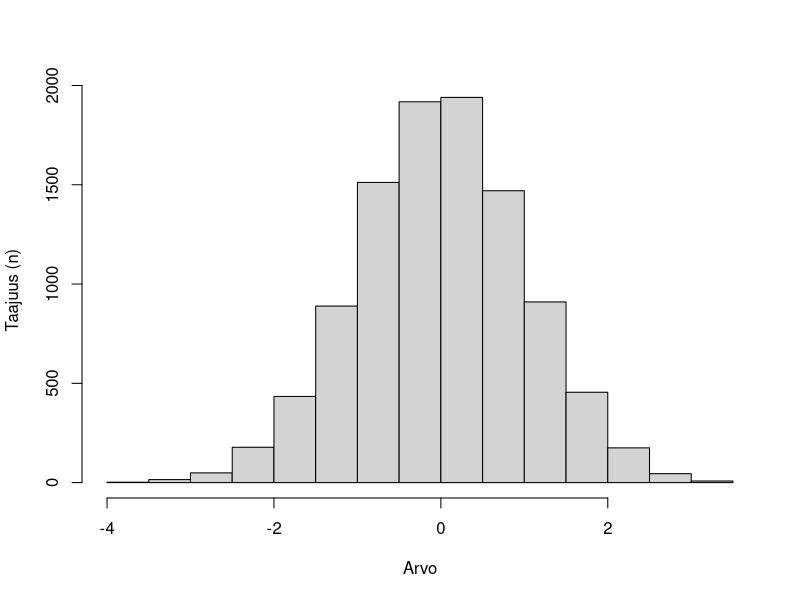
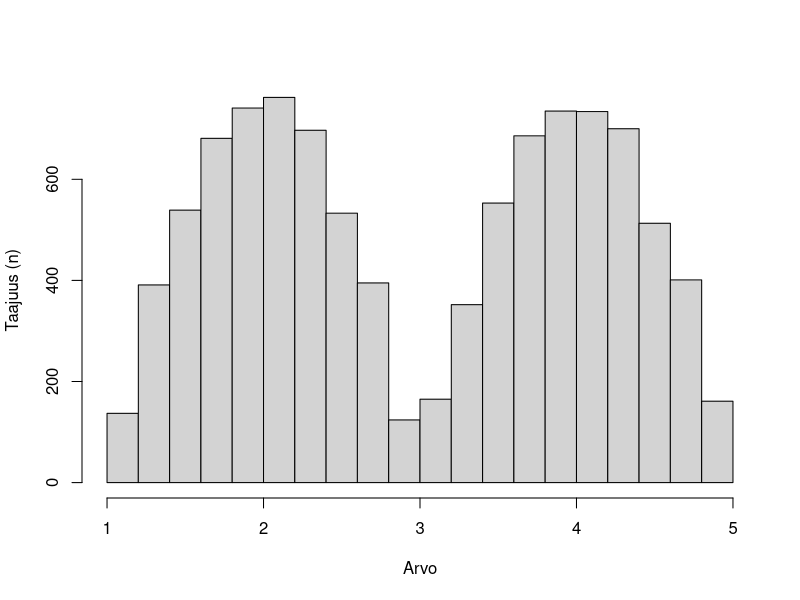
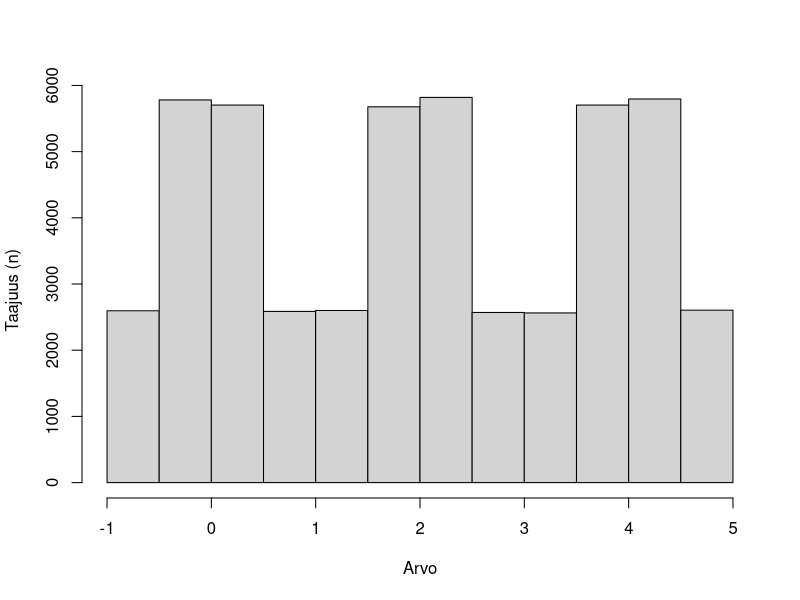
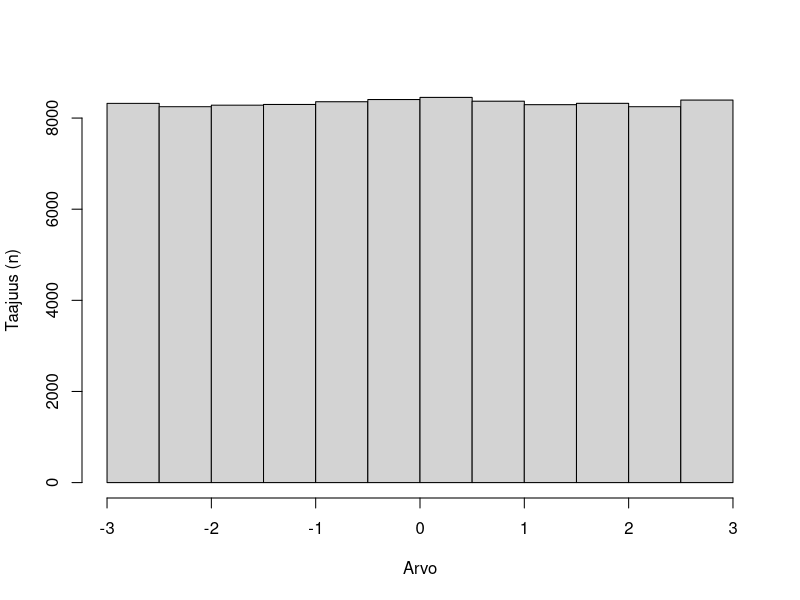
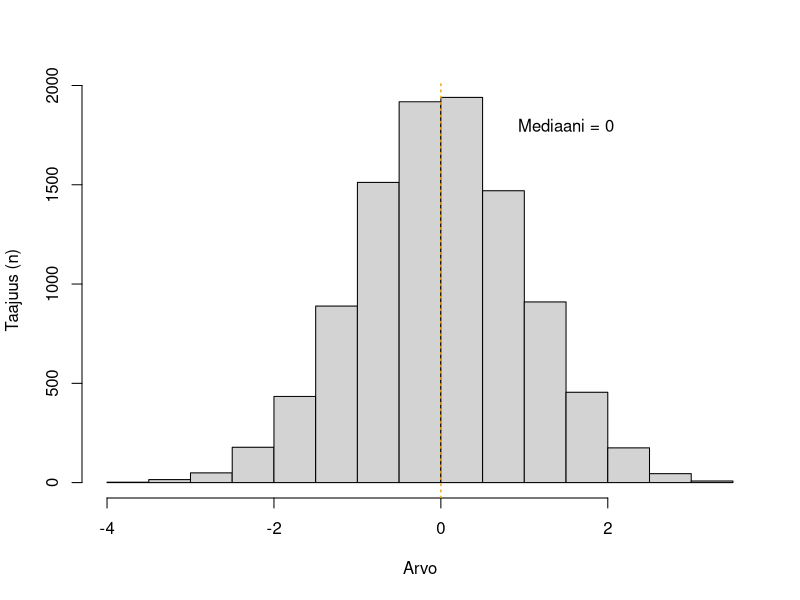
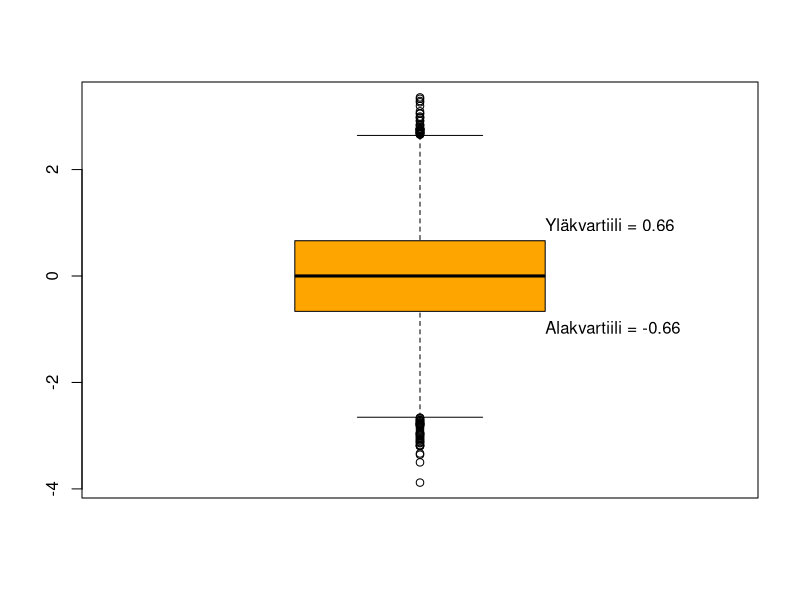
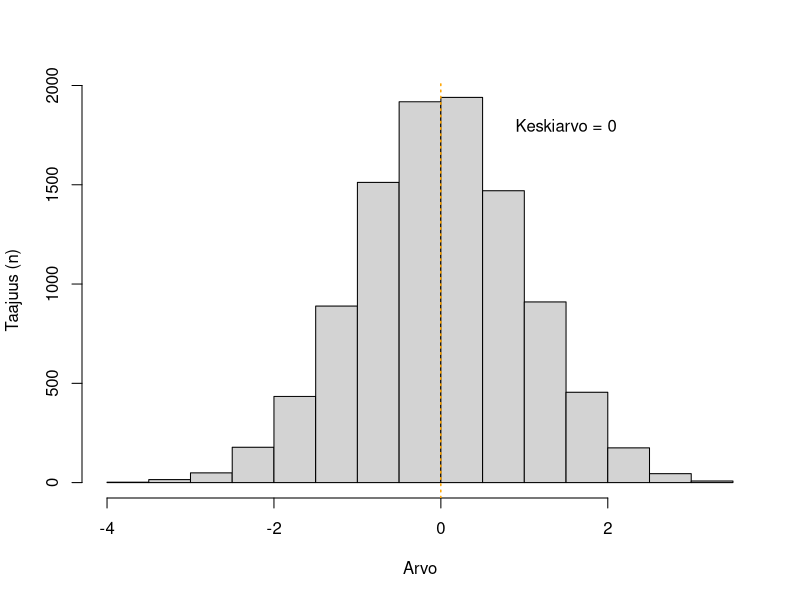
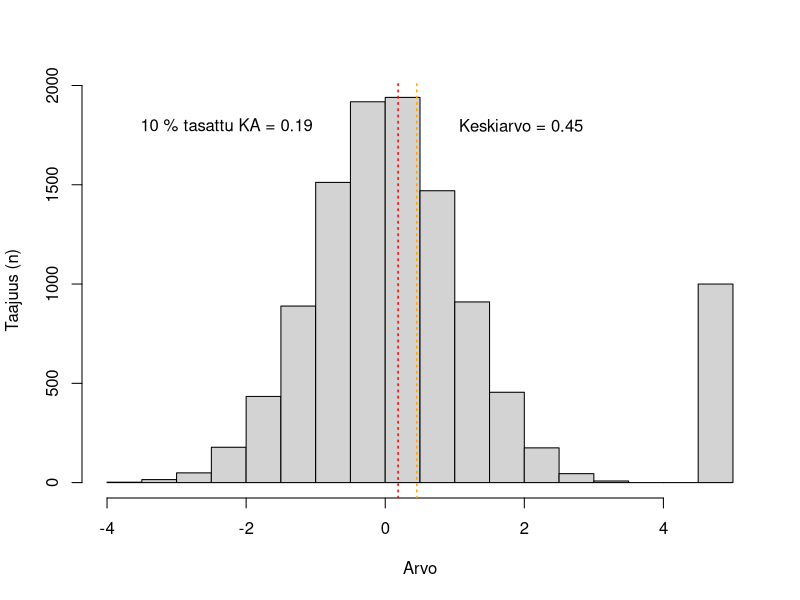

Source code (R) for these figures, in order:
## ---- chunk 1
#| label: fig-moodi-esim-01
#| fig-cap: "Unimodaalinen jakauma"
#| echo: false

set.seed(12345)
data <- rnorm(10000)
hist(
  data,
  main = NULL,
  xlab = "Arvo",
  ylab = "Taajuus (n)"
  )

## ---- chunk 2
#| label: fig-moodi-esim-02
#| fig-cap: "Bimodaalinen jakauma"
#| echo: false

set.seed(12345)
nn <- 1e4
betas <- rbeta(nn, 2, 2)
sims <- c(
  betas[1:(nn/2)] * 2 + 1,
  betas[(nn/2+1):nn] * 2 + 3
)
hist(
  sims,
  main = NULL,
  xlab = "Arvo",
  ylab = "Taajuus (n)")
## ---- chunk 3
#| label: fig-moodi-esim-03
#| fig-cap: "Multimodaalinen jakauma"
#| echo: false

set.seed(12345)
nn <- 5e4
betas <- rbeta(nn, 2, 2)
sims <- c(
  betas[1:(nn/3)] * 2 - 1,
  betas[(nn/3+1):((nn/3)*2)] * 2 + 1,
  betas[((nn/3*2)+1):nn] * 2 + 3
)
hist(
  sims,
  main = NULL,
  xlab = "Arvo",
  ylab = "Taajuus (n)")
## ---- chunk 4
#| label: fig-moodi-esim-04
#| fig-cap: "Uniformijakauma, jossa moodia ei teoriassa ole. Käytännössä tässä kuitenkin on moodi, koska jakauma on empiirinen."
#| echo: false

set.seed(12345)
data <- runif(
  100000,
  min = -3,
  max = 3
)
hist(
  data,
  main = NULL,
  xlab = "Arvo",
  ylab = "Taajuus (n)"
)

## ---- chunk 5
#| label: fig-mediaani-esim
#| fig-cap: "Mediaani empiirisessä normaalijakaumassa"
#| echo: false
#| cache: false

set.seed(12345)
data <- rnorm(10000)
med <- median(data)
hist(
  data,
  main = NULL,
  xlab = "Arvo",
  ylab = "Taajuus (n)"
  )
abline(
  v = med,
  col = "orange",
  lwd = 1.5,
  lty = 3
)
text(
  x = med + 1.5,
  y = 1800,
  labels = paste0("Mediaani = ", round(med, digits = 2))
)
## ---- chunk 6
#| label: fig-fraktiilit-esim
#| fig-cap: "Laatikkokaavio, josta näkyy muuttujan ylä- ja alakvartiilit."
#| echo: false
#| cache: true

set.seed(12345)
data <- rnorm(10000)

p <- boxplot(
  data,
  col = "orange"
)

text(
  x = 1.2,
  y = p$stats[[2]] - 0.3,
  labels = paste0("Alakvartiili = ", round(p$stats[[2]], digits = 2)),
  adj = 0
)
text(
  x = 1.2,
  y = p$stats[[4]] + 0.3,
  labels = paste0("Yläkvartiili = ", round(p$stats[[4]], digits = 2)),
  adj = 0
)

## ---- chunk 7
#| label: fig-keskiarvo-esim-01
#| fig-cap: "Keskiarvo empiirisessä normaalijakaumassa"
#| echo: false
#| cache: false

set.seed(12345)
data <- rnorm(10000)
m <- mean(data)
hist(
  data,
  main = NULL,
  xlab = "Arvo",
  ylab = "Taajuus (n)"
  )
abline(
  v = m,
  col = "orange",
  lwd = 1.5,
  lty = 3
)
text(
  x = m + 1.5,
  y = 1800,
  labels = paste0("Keskiarvo = ", round(m, digits = 2))
)
## ---- chunk 8
#| label: fig-keskiarvo-esim-02
#| fig-cap: "Keskiarvo ja 10 % tasattu keskiarvo tilanteessa, jossa on ääripääpisteitä"
#| echo: false
#| cache: false

set.seed(12345)
data <- c(rnorm(10000), rep.int(5, 1000))
m <- mean(data)
m.trimmed <- mean(data, trim = 0.1)
hist(
  data,
  main = NULL,
  xlab = "Arvo",
  ylab = "Taajuus (n)"
  )
abline(
  v = m,
  col = "orange",
  lwd = 1.5,
  lty = 3
)
abline(
  v = m.trimmed,
  col = "red",
  lwd = 1.5,
  lty = 3
)
text(
  x = m + 1.5,
  y = 1800,
  labels = paste0("Keskiarvo = ", round(m, digits = 2))
)
text(
  x = m - 1.5,
  y = 1800,
  labels = paste0("10 % tasattu KA = ", round(m.trimmed, digits = 2)),
  adj = 1
)
## ---- chunk 9
#| label: fig-normaalijakauma
#| fig-cap: "Normaalijakauma. Keskiarvo, mediaani ja moodi ovat kaikki samoja, eli nolla."
#| echo: false
#| cache: true
library("ggplot2")

ggplot(
  data.frame(x = c(-4, 4)),
  aes(x = x)) + 
  stat_function(fun = dnorm) +
  geom_segment(
    x = 0,
    y = 0,
    xend = 0,
    yend = 0.4,
    col = "#c5b568"
  ) + 
  annotate(
    "text",
    x = 0.2,
    y = 0.05,
    label = "KA = Md = Mo",
    angle = 0,
    hjust = 0
  )
## ---- chunk 10
#| label: fig-gamma-ja-beta
#| fig-cap: "Kaksi jakaumaa, jotka nojaavat eri suuntiin. Keskiarvo on merkitty punaisella katkoviivalla, mediaani oranssilla pisteviivalla, ja moodi lilalla viivalla."
#| fig-subcap: 
#| - "Betajakauma, alfa = 2 ja beta = 5"
#| - "Betajakauma, alfa = 5 ja beta = 2"
#| echo: false
#| layout-ncol: 2
#| cache: true

library("ggplot2")
alpha1 <- beta2 <- 2
beta1 <- alpha2 <- 5

mean1 <- alpha1 / (alpha1 + beta1)
mean2 <- alpha2 / (alpha2 + beta2)
med1 <- (alpha1 - 1/3) / (alpha1 + beta1 - 2/3)
med2 <- (alpha2 - 1/3) / (alpha2 + beta2 - 2/3)
mode1 <- (alpha1 - 1) / (alpha1 + beta1 - 2)
mode2 <- (alpha2 - 1) / (alpha2 + beta2 - 2)

ggplot(
  data.frame(x = c(0, 1)), aes(x = x)) +
  stat_function(fun = dbeta, args = list(shape1 = alpha1, shape2 = beta1)) + 
  geom_segment(
    x = mean1,
    y = 0,
    xend = mean1,
    yend = 2.5,
    col = "red",
    linetype = "dashed",
    linewidth = 1.5
  ) + 
  geom_segment(
    x = med1,
    y = 0,
    xend = med1,
    yend = 2.5,
    col = "orange",
    linetype = "dotted",
    linewidth = 1.5
  ) + 
  geom_segment(
    x = mode1,
    y = 0,
    xend = mode1,
    yend = 2.5,
    col = "purple",
    linewidth = 1.5
  )

ggplot(
  data.frame(x = c(0, 1)), aes(x = x)) +
  stat_function(fun = dbeta, args = list(shape1 = alpha2, shape2 = beta2)) + 
  geom_segment(
    x = mean2,
    y = 0,
    xend = mean2,
    yend = 2.5,
    col = "red",
    linetype = "dashed",
    linewidth = 1.5
  ) + 
  geom_segment(
    x = med2,
    y = 0,
    xend = med2,
    yend = 2.5,
    col = "orange",
    linetype = "dotted",
    linewidth = 1.5
  ) + 
  geom_segment(
    x = mode2,
    y = 0,
    xend = mode2,
    yend = 2.5,
    col = "purple",
    linewidth = 1.5
  )


